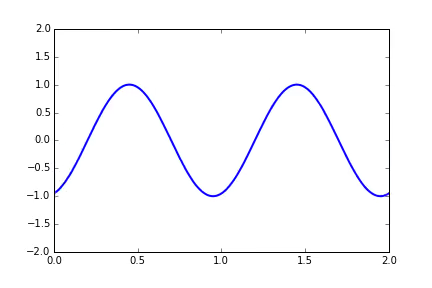
#> input picture frame 20 of 2 Advanced/basic_animation.mp4, 432 x 288 px, given in place of the camera
$ jupyter execute 120opencv-Anaconda.ipynb   (shell and % lines are left out)   (text cells are left out)
#> lines starting #> are read from the running program, lines starting #| are printed output that depends on the picture
[cell 1]
import sys
sys.executable

[cell 2]
# OpenCVライブラリを読みこむ。
import cv2
# 画像操作ライブラリ
from PIL import Image

# Device ID of the camera would be 0
# カメラのデバイス番号は0番になっていることが多い。
# デバイス番号の代わりに動画ファイルを指定することもできる。
camera = cv2.VideoCapture(0)

# Capture a frame from the camera.
# カメラから1フレーム読みこむ。retがFalseになったら読み損ねている。
ret, image = camera.read()
#> image is the input picture: shape (288, 432, 3); mean B, G, R 251.6, 249.3, 249.3

# 画像の大きさを640x360に縮小。(カメラによっては(640,480)の場合も)
image = cv2.resize(image, (640,360))
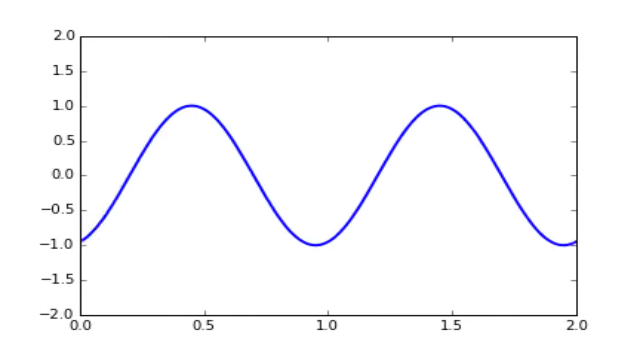
#> image: shape (360, 640, 3); mean B, G, R 251.6, 249.3, 249.4

# 絵が暗い場合は次の行を追加
# image *= 4

# Jupyterの中で表示
# 画像はnumpy arrayの形になっていて、image[行, 列, 色]
# OpenCVの色はBGR順だが通常はRGB順なので、displayする時に順番を入れかえる。
display(Image.fromarray(image[:,:,::-1]))
# 以下の例ではdisplayは使わないので気にしなくていい

# 画像のサイズを見る。
print(image.shape)
#| (360, 640, 3)
camera.release()

[cell 3]
image[100,:,:]
#> Out = 640 rows, first 8: [255, 255, 255], [255, 255, 255], [255, 255, 255], [255, 255, 255], [255, 255, 255], [255, 255, 255], [255, 255, 255], [255, 255, 255]

[cell 4]
image[100,200,:]
#> Out = [255, 255, 255]

[cell 5]
image[100,200,2]
#> Out = 255

[cell 6]
cv2.imwrite("test.jpg", image)
#> Out = True

[cell 7]
import cv2
camera = cv2.VideoCapture(0)  #Device ID of the camera would be 0

while cv2.waitKey(1) < 0:
#> (key Esc is pressed here)
    ret, image = camera.read()
    image = cv2.resize(image, (640,360))
    cv2.imshow("Hello!", image)

#Close all the windows.
cv2.destroyAllWindows()
# cv2.waitKey(1)
camera.release()

[cell 8]
import cv2
camera = cv2.VideoCapture(0)  #Device ID of the camera would be 0

while cv2.waitKey(1) < 0:
#> (key Esc is pressed here)
    ret, image = camera.read()
    image = cv2.resize(image, (640,360))
    reversed_image = 255 - image #reverse the colors (numpy operation)

    cv2.imshow("Hello!", image)
    cv2.imshow("!olleH", reversed_image)  #Show the reversed image

#Close all the windows.
cv2.destroyAllWindows()
camera.release()
cv2.waitKey(1)

[cell 9]
import cv2
camera = cv2.VideoCapture(0)  #Device ID of the camera would be 0

while cv2.waitKey(1) < 0:
#> (key Esc is pressed here)
    ret, image = camera.read()
    image = cv2.resize(image, (640,360))
    image2 = image.copy() #firstly make the copy of the image
    image2[:,:,2] = 255 - image2[:,:,2]  #Color order in OpenCV is not RGB but BGR.

    cv2.imshow("Hello!", image)
    cv2.imshow("!olleH", image2)  #Show the reversed image

#Close all the windows.
cv2.destroyAllWindows()
camera.release()
cv2.waitKey(1)

[cell 10]
import cv2
camera = cv2.VideoCapture(0)  #Device ID of the camera would be 0

while cv2.waitKey(1) < 0:
#> (key Esc is pressed here)
    ret, image = camera.read()
    image = cv2.resize(image, (640,360))
    upsidedown = image[::-1,:,:]

    cv2.imshow("Hello!", image)
    cv2.imshow("!olleH", upsidedown)  #Show the reversed image

#Close all the windows.
cv2.destroyAllWindows()
camera.release()
cv2.waitKey(1)

[cell 11]
import cv2
camera = cv2.VideoCapture(0)  #Device ID of the camera would be 0

while cv2.waitKey(1) < 0:
#> (key Esc is pressed here)
    ret, image = camera.read()
    image = cv2.resize(image, (640,360))
    image[0:180] = image[:179:-1]
    cv2.imshow("Hello!", image)

#Close all the windows.
cv2.destroyAllWindows()
camera.release()
cv2.waitKey(1)

[cell 12]
import cv2
camera = cv2.VideoCapture(0)  #Device ID of the camera would be 0

# 出力先を指定
out = cv2.VideoWriter("test.avi", # file name
                      cv2.VideoWriter_fourcc(*'XVID'), # おまじない
                      10,         # frame rate
                      (640,360))  # size

while cv2.waitKey(1) < 0:
#> (key Esc is pressed here)
    ret, image = camera.read()
    image = cv2.resize(image, (640,360))
    image[0:180] = image[:179:-1]
    cv2.imshow("Hello!", image)
    # Write a frame to the video file.
    out.write(image)

#Close all the windows.
cv2.destroyAllWindows()
cv2.waitKey(1)

#Close video file
out.release()
camera.release()

[cell 13]
import cv2
camera = cv2.VideoCapture(0)  #Device ID of the camera would be 0

ret, image = camera.read()   #Obtain the first image
lastimage = cv2.resize(image, (640,360))  #and resize it.
while cv2.waitKey(1) < 0:
#> (key Esc is pressed here)
    ret, image = camera.read()
    image = cv2.resize(image, (640,360))
    diff = cv2.absdiff(image, lastimage)
    # 明暗を反転して表示
    # Show inverted image
    cv2.imshow("Hello!", 255 - diff)
    lastimage = image

#Close all the windows.
cv2.destroyAllWindows()
camera.release()
cv2.waitKey(1)

[cell 14]
import cv2
camera = cv2.VideoCapture(0)  #Device ID of the camera would be 0

ret, image = camera.read()   #Obtain the first image
while cv2.waitKey(1) < 0:
#> (key Esc is pressed here)
    ret, image = camera.read()
    image = cv2.resize(image, (640,360))
    diff = cv2.Canny(image, 100, 200) #min and max
    cv2.imshow("Hello!", diff)

#Close all the windows.
cv2.destroyAllWindows()
camera.release()
cv2.waitKey(1)

[cell 15]
import cv2
camera = cv2.VideoCapture(0)  #Device ID of the camera would be 0

ret, image = camera.read()   #Obtain the first image
while cv2.waitKey(1) < 0:
#> (key Esc is pressed here)
    ret, image = camera.read()
    image = cv2.resize(image, (640,360))
    diff = cv2.Canny(image, 10, 200) #min and max

    # diffの値が0でない(=白)の部分だけ、imageを0にする。
    image[diff>0] = 0

    cv2.imshow("Hello!", image)

#Close all the windows.
cv2.destroyAllWindows()
camera.release()
cv2.waitKey(1)

[cell 16]
import numpy as np
import cv2
camera = cv2.VideoCapture(0)
# BackgroundSubtractorを作成。いつものように中身はブラックボックス
fgbg = cv2.createBackgroundSubtractorMOG2()

while cv2.waitKey(1) < 0:
#> (key Esc is pressed here)
    ret, image = camera.read()
    image = cv2.resize(image, (640,360))
    # BackgroundSubtractorに画像を渡すと、マスクを生成する。
    fgmask = fgbg.apply(image)
    cv2.imshow("Image", image)
    cv2.imshow("Mask", fgmask)

#Close all the windows.
cv2.destroyAllWindows()
camera.release()
cv2.waitKey(1)

[cell 17]
import numpy as np
import cv2
from time import sleep

camera = cv2.VideoCapture(0)
# BackgroundSubtractorを作成。いつものように中身はブラックボックス
fgbg = cv2.createBackgroundSubtractorMOG2()


while cv2.waitKey(1) < 0:
#> (key Esc is pressed here)
    ret, image = camera.read()
    image = cv2.resize(image, (640,360))
    # BackgroundSubtractorに画像を渡すと、マスクを生成する。
    fgmask = fgbg.apply(image)

    # fgmaskの値が0の部分だけ、画像も0にする
    image[fgmask==0] = 0
    cv2.imshow("Masked Image", image)
    # 0.1秒待たせ、わざとコマ送りにします。
    sleep(0.1)

#Close all the windows.
cv2.destroyAllWindows()
camera.release()
cv2.waitKey(1)

[cell 18]
import numpy as np
import cv2
from time import sleep

camera = cv2.VideoCapture(0)
# BackgroundSubtractorを作成。いつものように中身はブラックボックス
fgbg = cv2.createBackgroundSubtractorMOG2()

# 最初のコマをfirstに入れておきます。
ret, first = camera.read()
first = cv2.resize(first, (640,360))

while cv2.waitKey(1) < 0:
#> (key Esc is pressed here)
    ret, image = camera.read()
    image = cv2.resize(image, (640,360))
    # BackgroundSubtractorに画像を渡すと、マスクを生成する。
    fgmask = fgbg.apply(image)

    # fgmaskの値が0でない部分だけ、imageの内容をfirstに上書きする
    first[fgmask>0] = image[fgmask>0]
    # 動いた部分だけが書き加えられます。
    # 左右は反転したほうがわかりやすい。
    cv2.imshow("Canvas", first[:, ::-1, :])
    # 0.1秒待たせ、わざとコマ送りにします。
    sleep(0.1)

#Close all the windows.
cv2.destroyAllWindows()
camera.release()
cv2.waitKey(1)

[cell 19]
import cv2
camera = cv2.VideoCapture(0)  #Device ID of the camera would be 0

#HAAR分類器の顔検出用の特徴量。顔らしさの指標。これはOpenCVのサンプルコードに付属しているものをそのまま利用。
cascade_path = "haarcascade_frontalface_alt2.xml"
#カスケード分類器の特徴量を取得する。ループの外で一回だけ実行するだけでよさそう。
cascade = cv2.CascadeClassifier(cascade_path)

while cv2.waitKey(1) < 0:
#> (key Esc is pressed here)
    ret, image = camera.read()
    image = cv2.resize(image, (640,360))
    #グレースケール変換。モノクロ画像で認識するらしい。
    image_gray = cv2.cvtColor(image, cv2.COLOR_BGR2GRAY)
    #物体認識（顔認識）の実行。facerectには、顔を含む領域の長方形(複数)が入る。
    facerect = cascade.detectMultiScale(image_gray, scaleFactor=1.3, minNeighbors=2)

    for (x,y,w,h) in facerect:
        #imageに長方形を描きこむ関数。
        cv2.rectangle(image, (x,y), (x+w,y+h), (0,255,0), thickness=2)

    cv2.imshow("Hello!", image)

#Close all the windows.
cv2.destroyAllWindows()
camera.release()
cv2.waitKey(1)

[cell 20]
import cv2
camera = cv2.VideoCapture(0)  #Device ID of the camera would be 0

#HAAR分類器の顔検出用の特徴量。顔らしさの指標。これはOpenCVのサンプルコードに付属しているものをそのまま利用。
cascade_path = "haarcascade_frontalface_alt2.xml"
#カスケード分類器の特徴量を取得する。ループの外で一回だけ実行するだけでよさそう。
cascade = cv2.CascadeClassifier(cascade_path)

#最初の1枚。これに上書きしていく。
ret, canvas = camera.read()
canvas = cv2.resize(canvas, (640,360))

while cv2.waitKey(1) < 0:
#> (key Esc is pressed here)
    ret, image = camera.read()
    image = cv2.resize(image, (640,360))
    #グレースケール変換。モノクロ画像で認識するらしい。
    image_gray = cv2.cvtColor(image, cv2.COLOR_BGR2GRAY)
    #物体認識（顔認識）の実行。facerectには、顔を含む領域の長方形(複数)が入る。
    facerect = cascade.detectMultiScale(image_gray, scaleFactor=1.3, minNeighbors=2)

    for (x,y,w,h) in facerect:
        #canvasに顔の部分だけを描きこむ.
        canvas[y:y+h, x:x+w] = image[y:y+h, x:x+w]
    cv2.imshow("Hello!", canvas)

#Close all the windows.
cv2.destroyAllWindows()
camera.release()
cv2.waitKey(1)

[cell 21]
import cv2
import numpy as np
camera = cv2.VideoCapture(0)  #Device ID of the camera would be 0

#HAAR分類器の顔検出用の特徴量。顔らしさの指標。これはOpenCVのサンプルコードに付属しているものをそのまま利用。
cascade_path = "haarcascade_frontalface_alt2.xml"
#カスケード分類器の特徴量を取得する。ループの外で一回だけ実行するだけでよさそう。
cascade = cv2.CascadeClassifier(cascade_path)

while cv2.waitKey(1) < 0:
#> (key Esc is pressed here)
    ret, image = camera.read()
    image = cv2.resize(image, (640,360))
    #グレースケール変換。モノクロ画像で認識するらしい。
    image_gray = cv2.cvtColor(image, cv2.COLOR_BGR2GRAY)
    #物体認識（顔認識）の実行。facerectには、顔を含む領域の長方形(複数)が入る。
    facerect = cascade.detectMultiScale(image_gray, scaleFactor=1.3, minNeighbors=2)

    for (x,y,w,h) in facerect:
        # 四角の中だけ切りだす。
        square = image[y:y+h,x:x+w]
        # 6x6 pixelに縮小する。
        small = cv2.resize(square, (6,6))
        # もとの大きさに拡大する。
        reduced = cv2.resize(small, (w,h), interpolation=cv2.INTER_NEAREST)
        # imageに戻す。
        image[y:y+h,x:x+w] = reduced

    cv2.imshow("Hello!", image)

#Close all the windows.
cv2.destroyAllWindows()
camera.release()
cv2.waitKey(1)

[cell 22]
def maxcontrast(img):
    """
    https://stackoverflow.com/questions/39308030/how-do-i-increase-the-contrast-of-an-image-in-python-opencv
    """
    #-----Converting image to LAB Color model-----------------------------------
    lab= cv2.cvtColor(img, cv2.COLOR_BGR2LAB)

    #-----Splitting the LAB image to different channels-------------------------
    l, a, b = cv2.split(lab)

    #-----Applying CLAHE to L-channel-------------------------------------------
    clahe = cv2.createCLAHE(clipLimit=3.0, tileGridSize=(8,8))
    cl = clahe.apply(l)

    #-----Merge the CLAHE enhanced L-channel with the a and b channel-----------
    limg = cv2.merge((cl,a,b))
    cv2.imshow('limg', limg)

    #-----Converting image from LAB Color model to RGB model--------------------
    final = cv2.cvtColor(limg, cv2.COLOR_LAB2BGR)
    return final

[cell 23]
import cv2
import numpy as np
camera = cv2.VideoCapture(0)  #Device ID of the camera would be 0

#HAAR分類器の顔検出用の特徴量。顔らしさの指標。これはOpenCVのサンプルコードに付属しているものをそのまま利用。
cascade_path = "haarcascade_frontalface_alt2.xml"
#カスケード分類器の特徴量を取得する。ループの外で一回だけ実行するだけでよさそう。
cascade = cv2.CascadeClassifier(cascade_path)

while cv2.waitKey(1) < 0:
#> (key Esc is pressed here)

$ run again, starting later in the video
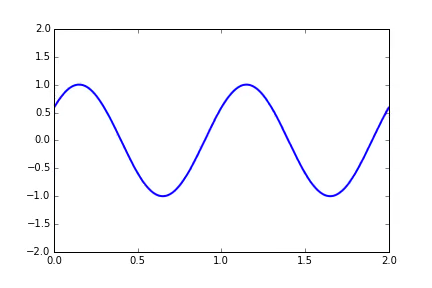
#> input picture frame 90 of 2 Advanced/basic_animation.mp4, 432 x 288 px, given in place of the camera
#> image is the input picture: shape (288, 432, 3); mean B, G, R 251.6, 249.3, 249.4
#> `image = cv2.resize(image, (640,360))`:
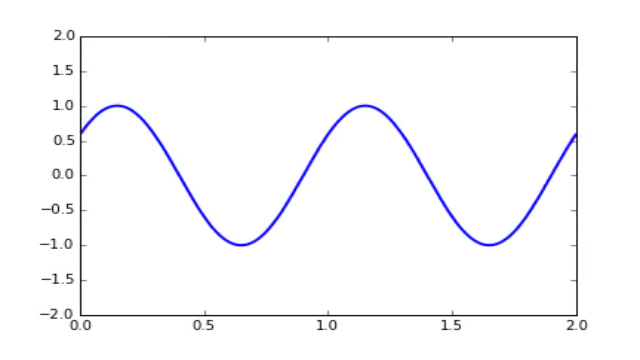
#> image: shape (360, 640, 3); mean B, G, R 251.6, 249.3, 249.4
#| (360, 640, 3)
#> `image[100,:,:]`: Out = 640 rows, first 8: [255, 255, 255], [255, 255, 255], [255, 255, 255], [255, 255, 255], [255, 255, 255], [255, 255, 255], [255, 255, 255], [255, 255, 255]
#> `image[100,200,:]`: Out = [255, 255, 255]
#> `image[100,200,2]`: Out = 255
#> `cv2.imwrite("test.jpg", image)`: Out = True

$ run again, starting later in the video
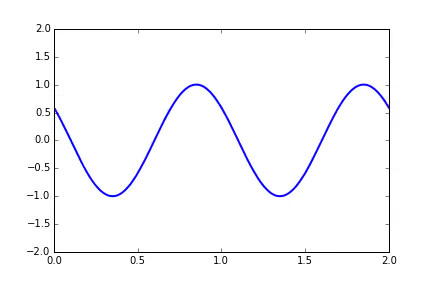
#> input picture frame 160 of 2 Advanced/basic_animation.mp4, 432 x 288 px, given in place of the camera
#> image is the input picture: shape (288, 432, 3); mean B, G, R 251.6, 249.3, 249.3
#> `image = cv2.resize(image, (640,360))`:
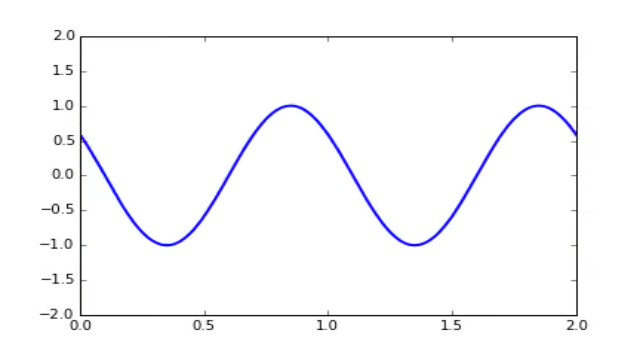
#> image: shape (360, 640, 3); mean B, G, R 251.6, 249.3, 249.4
#| (360, 640, 3)
#> `image[100,:,:]`: Out = 640 rows, first 8: [255, 255, 255], [255, 255, 255], [255, 255, 255], [255, 255, 255], [255, 255, 255], [255, 255, 255], [255, 255, 255], [255, 255, 255]
#> `image[100,200,:]`: Out = [255, 255, 255]
#> `image[100,200,2]`: Out = 255
#> `cv2.imwrite("test.jpg", image)`: Out = True
